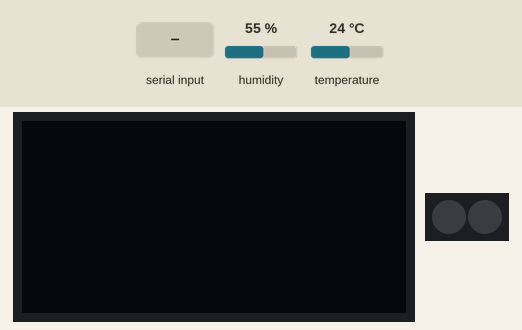
Recording of a sketch running on a simulated Arduino Uno, built for the host (arithmetic inside an expression is 32-bit, double 64-bit). On the bench: 128×64 one-colour display, 2 RGB LEDs in strip order, left to right. The test bench sets the inputs (shaded band); at power-on: humidity 55 %, temperature 24 °C. The strip is taken to match the declared colour order; the display library's start-up logo is not drawn; what the sketch prints to the serial monitor is not drawn.

Above: at 3.2 s.
3.3 s: "D" received over the second serial link
At 5.1 s:
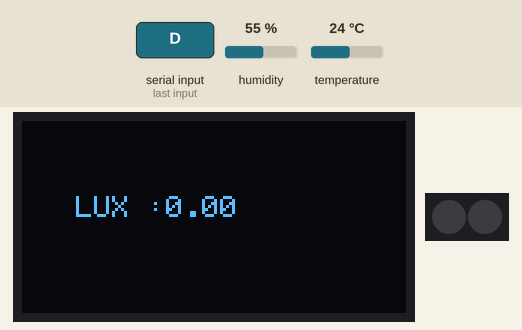
5.5 s: "1" received over the second serial link
At 7.6 s:
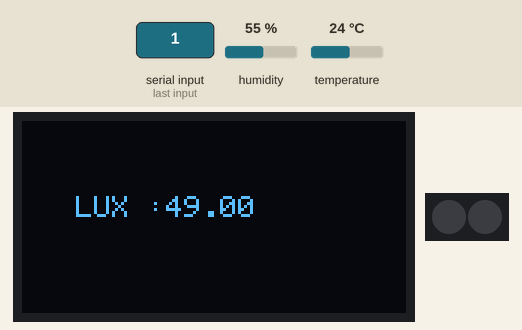
Timing chart, 0 to 9.1 s (numbered marks = the images above; inputs shaded):
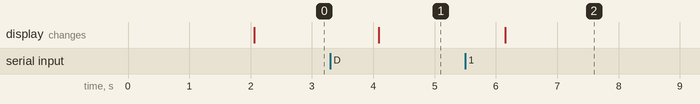

The sketch:

TaksaBoard1.ino
```cpp
#include <Wire.h>
#include <Adafruit_GFX.h>
#include <Adafruit_SSD1306.h>
Adafruit_SSD1306 display(-1);

#include "DHT.h"
#define DHTPIN 2
#define DHTTYPE DHT22
DHT dht(DHTPIN, DHTTYPE);

#include <SoftwareSerial.h>
SoftwareSerial Board1(12,13);

#include <Adafruit_NeoPixel.h>
#define NUMSLEDs 2
#define PINSLEDs 10
Adafruit_NeoPixel SLEDs = Adafruit_NeoPixel(NUMSLEDs, PINSLEDs, NEO_RGB + NEO_KHZ800);

float h;
float t;
char Seria = '0';
char Mirai[2];
int i;

void setup() {
Serial.begin(9600);
Board1.begin(9600);
Wire.begin();
display.begin(SSD1306_SWITCHCAPVCC, 0x3C);
display.display();
delay(2000);

dht.begin();

display.clearDisplay();
display.setTextSize(1);
display.setTextColor(WHITE);

pinMode(PINSLEDs,OUTPUT);
SLEDs.begin();
SLEDs.show();
}

void loop() {
  t = dht.readTemperature();
  float temp = t;
  while (Serial.available() > 0) {
    Seria = Serial.read();
  }
  while (Board1.available() > 0) {
    Mirai[i] = Board1.read();
    i++;
    if(i > 2){
      i = 0;
    }
  }
  float LUX = Mirai[1];

  if(Mirai[0] == 'D'){
    display.clearDisplay();
    display.setCursor(0,25);
    display.print("   LUX :");
    display.println(LUX);
    display.display();
  }
  Serial.println(Mirai[1]);
  Board1.write(Seria);
  Board1.write(t);
  Board1.write(temp);
  Serial.println(Seria);
  Serial.print("Send DHT 22 :");
  Serial.println(t);
  delay(1000);
}
```

Measured:
- after the input at 3.3 s, the display: changes after 0.79 s (image 1)
- after the input at 5.5 s, the display: changes after 0.65 s (image 2)
